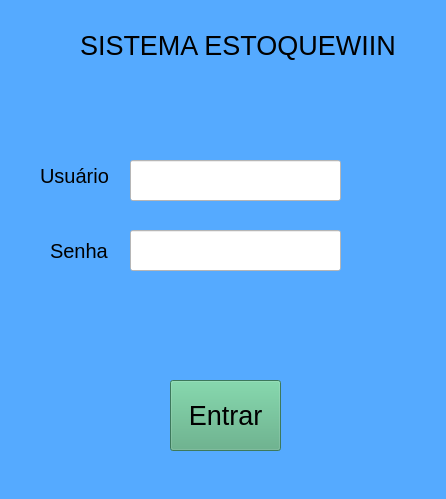
<?xml version="1.0" encoding="UTF-8"?>
<ui version="4.0">
 <class>MainWindow</class>
 <widget class="QMainWindow" name="MainWindow">
  <property name="geometry">
   <rect>
    <x>0</x>
    <y>0</y>
    <width>446</width>
    <height>499</height>
   </rect>
  </property>
  <property name="windowTitle">
   <string>MainWindow</string>
  </property>
  <property name="styleSheet">
   <string notr="true">background-color: rgb(85, 170, 255);</string>
  </property>
  <widget class="QWidget" name="centralwidget">
   <widget class="QLabel" name="label">
    <property name="geometry">
     <rect>
      <x>80</x>
      <y>0</y>
      <width>321</width>
      <height>91</height>
     </rect>
    </property>
    <property name="font">
     <font>
      <pointsize>20</pointsize>
     </font>
    </property>
    <property name="text">
     <string>SISTEMA ESTOQUEWIIN</string>
    </property>
   </widget>
   <widget class="QLabel" name="label_2">
    <property name="geometry">
     <rect>
      <x>40</x>
      <y>160</y>
      <width>81</width>
      <height>31</height>
     </rect>
    </property>
    <property name="font">
     <font>
      <pointsize>15</pointsize>
     </font>
    </property>
    <property name="text">
     <string>Usuário</string>
    </property>
   </widget>
   <widget class="QLabel" name="label_3">
    <property name="geometry">
     <rect>
      <x>50</x>
      <y>240</y>
      <width>81</width>
      <height>21</height>
     </rect>
    </property>
    <property name="font">
     <font>
      <pointsize>15</pointsize>
     </font>
    </property>
    <property name="text">
     <string>Senha</string>
    </property>
   </widget>
   <widget class="QPushButton" name="entrar">
    <property name="geometry">
     <rect>
      <x>170</x>
      <y>380</y>
      <width>111</width>
      <height>71</height>
     </rect>
    </property>
    <property name="font">
     <font>
      <pointsize>20</pointsize>
     </font>
    </property>
    <property name="styleSheet">
     <string notr="true">background-color: rgb(85, 170, 127);</string>
    </property>
    <property name="text">
     <string>Entrar</string>
    </property>
   </widget>
   <widget class="QLineEdit" name="usuario">
    <property name="geometry">
     <rect>
      <x>130</x>
      <y>160</y>
      <width>211</width>
      <height>41</height>
     </rect>
    </property>
    <property name="styleSheet">
     <string notr="true">background-color: rgb(255, 255, 255);</string>
    </property>
   </widget>
   <widget class="QLineEdit" name="senhausuario">
    <property name="geometry">
     <rect>
      <x>130</x>
      <y>230</y>
      <width>211</width>
      <height>41</height>
     </rect>
    </property>
    <property name="styleSheet">
     <string notr="true">background-color: rgb(255, 255, 255);</string>
    </property>
   </widget>
   <widget class="QLabel" name="label_4">
    <property name="geometry">
     <rect>
      <x>90</x>
      <y>290</y>
      <width>261</width>
      <height>31</height>
     </rect>
    </property>
    <property name="font">
     <font>
      <pointsize>15</pointsize>
     </font>
    </property>
    <property name="text">
     <string/>
    </property>
   </widget>
  </widget>
  <widget class="QMenuBar" name="menubar">
   <property name="geometry">
    <rect>
     <x>0</x>
     <y>0</y>
     <width>446</width>
     <height>21</height>
    </rect>
   </property>
  </widget>
  <widget class="QStatusBar" name="statusbar"/>
 </widget>
 <resources/>
 <connections/>
</ui>
